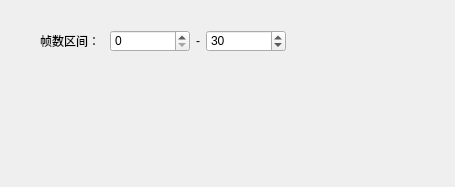
<?xml version="1.0" encoding="UTF-8"?>
<ui version="4.0">
 <class>noraFrameRangeDialog</class>
 <widget class="QDialog" name="noraFrameRangeDialog">
  <property name="geometry">
   <rect>
    <x>0</x>
    <y>0</y>
    <width>455</width>
    <height>187</height>
   </rect>
  </property>
  <property name="windowTitle">
   <string>Dialog</string>
  </property>
  <widget class="QWidget" name="layoutWidget">
   <property name="geometry">
    <rect>
     <x>40</x>
     <y>30</y>
     <width>246</width>
     <height>22</height>
    </rect>
   </property>
   <layout class="QHBoxLayout" name="frameRangeLayout">
    <item>
     <widget class="QLabel" name="label_3">
      <property name="sizePolicy">
       <sizepolicy hsizetype="Expanding" vsizetype="Preferred">
        <horstretch>0</horstretch>
        <verstretch>0</verstretch>
       </sizepolicy>
      </property>
      <property name="text">
       <string>帧数区间：</string>
      </property>
     </widget>
    </item>
    <item>
     <widget class="QSpinBox" name="leftRange">
      <property name="sizePolicy">
       <sizepolicy hsizetype="Fixed" vsizetype="Fixed">
        <horstretch>0</horstretch>
        <verstretch>0</verstretch>
       </sizepolicy>
      </property>
      <property name="minimumSize">
       <size>
        <width>80</width>
        <height>0</height>
       </size>
      </property>
      <property name="maximum">
       <number>1000000000</number>
      </property>
     </widget>
    </item>
    <item>
     <widget class="QLabel" name="label_4">
      <property name="sizePolicy">
       <sizepolicy hsizetype="Fixed" vsizetype="Preferred">
        <horstretch>0</horstretch>
        <verstretch>0</verstretch>
       </sizepolicy>
      </property>
      <property name="text">
       <string>-</string>
      </property>
     </widget>
    </item>
    <item>
     <widget class="QSpinBox" name="rightRange">
      <property name="sizePolicy">
       <sizepolicy hsizetype="Fixed" vsizetype="Fixed">
        <horstretch>0</horstretch>
        <verstretch>0</verstretch>
       </sizepolicy>
      </property>
      <property name="minimumSize">
       <size>
        <width>80</width>
        <height>0</height>
       </size>
      </property>
      <property name="maximum">
       <number>1000000000</number>
      </property>
      <property name="value">
       <number>30</number>
      </property>
     </widget>
    </item>
   </layout>
  </widget>
 </widget>
 <resources/>
 <connections/>
</ui>
